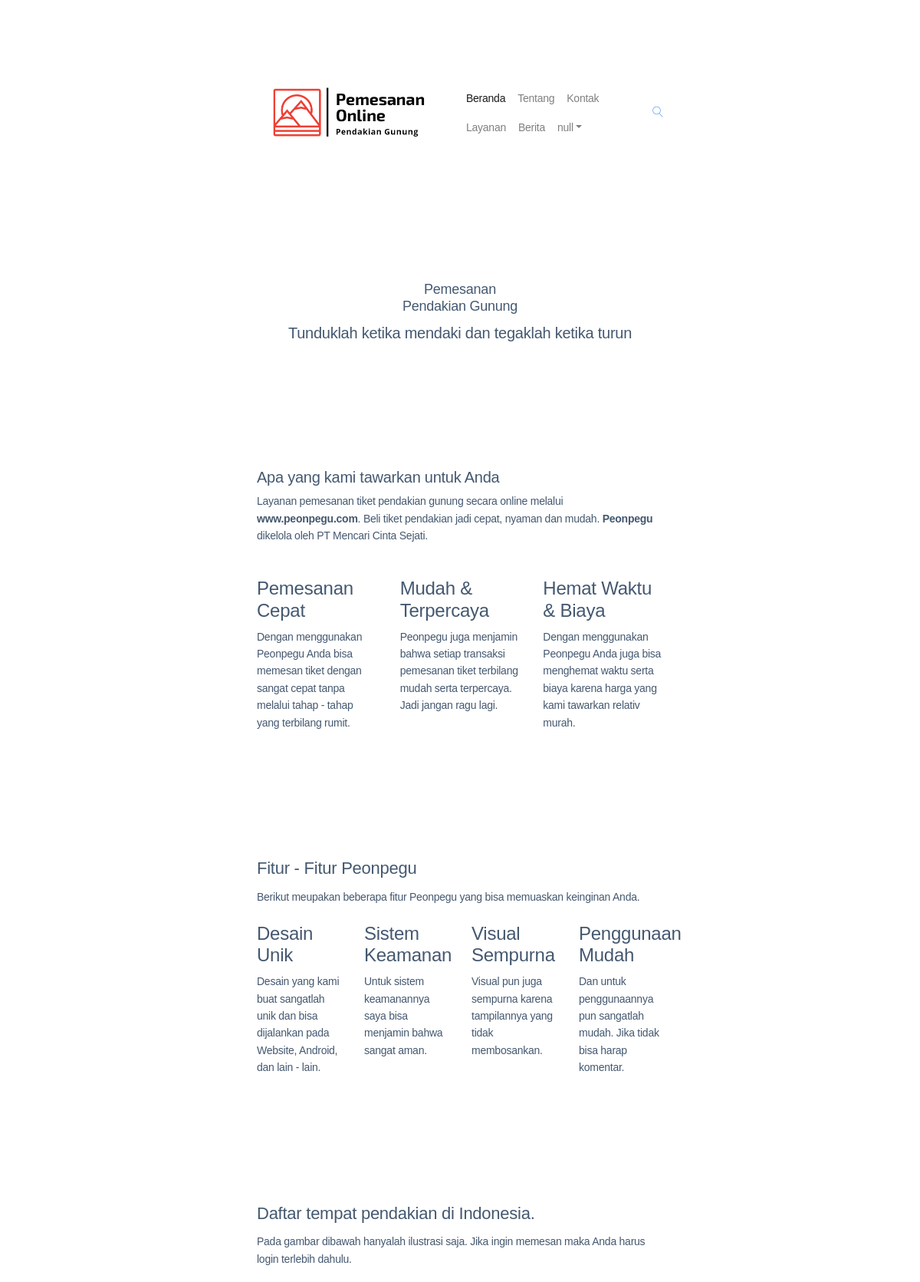
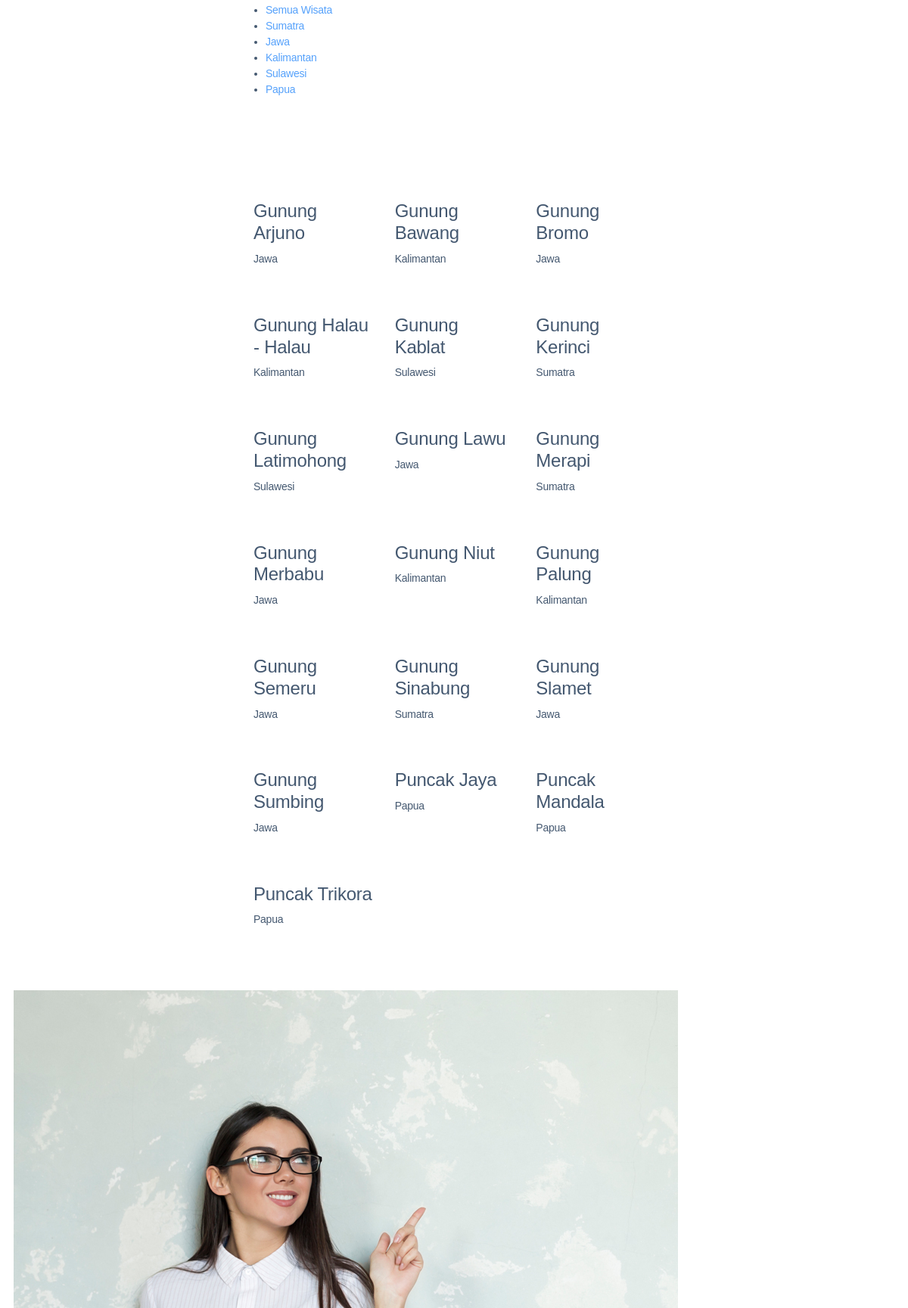
The page /User/index.php (upper part) on the database its author committed (2 pictures, top to bottom).
### tables this page shows
CREATE TABLE `tb_kategori` (
  `id_kategori` int(11) NOT NULL,
  `nama_kategori` varchar(50) DEFAULT NULL,
  `created` datetime DEFAULT NULL,
  `modified` datetime DEFAULT NULL
);

CREATE TABLE `tb_wisata` (
  `id_wisata` int(11) NOT NULL,
  `id_kategori` int(11) DEFAULT NULL,
  `nama_wisata` varchar(50) DEFAULT NULL,
  `alamat` text DEFAULT NULL,
  `ket_singkat` text DEFAULT NULL,
  `ket_lengkap` text DEFAULT NULL,
  `harga` int(11) DEFAULT NULL,
  `stok` int(11) DEFAULT NULL,
  `gambar` varchar(250) DEFAULT NULL,
  `created` datetime DEFAULT NULL,
  `modified` datetime DEFAULT NULL
);

### User/index.php (the view, shortened to what this page needs)
<?php
include '../koneksi.php';
?>
<!DOCTYPE html>
<html lang="en">
<head>
    <link rel="stylesheet" href="../assets/dist-2/css/bootstrap.css">
    <link rel="stylesheet" href="../assets/dist-2/vendors/linericon/style.css">
    <link rel="stylesheet" href="../assets/dist-2/css/font-awesome.min.css">
    <link rel="stylesheet" href="../assets/dist-2/vendors/owl-carousel/owl.carousel.min.css">
    <link rel="stylesheet" href="../assets/dist-2/vendors/lightbox/simpleLightbox.css">
    <link rel="stylesheet" href="../assets/dist-2/vendors/nice-select/css/nice-select.css">
    <link rel="stylesheet" href="../assets/dist-2/vendors/animate-css/animate.css">
    <link rel="stylesheet" href="../assets/dist-2/css/style.css">
    <link rel="stylesheet" href="../assets/dist-2/css/responsive.css">
</head>
<body>
    <header class="header_area">
        <div class="main_menu">
            <nav class="navbar navbar-expand-lg navbar-light">
                <div class="container box_1620">
                    <a class="navbar-brand logo_h" href="index"><img src="../assets/images/logo-home.png" alt="" style="width: 249px;"></a>
                    <div class="collapse navbar-collapse offset" id="navbarSupportedContent">
                        <ul class="nav navbar-nav menu_nav ml-auto">
                            <li class="nav-item active"><a class="nav-link" href="index">Beranda</a></li>
                            <li class="nav-item"><a class="nav-link" href="tentang">Tentang</a></li>
                            <li class="nav-item"><a class="nav-link" href="kontak">Kontak</a></li>
                            <li class="nav-item"><a class="nav-link" href="layanan">Layanan</a></li>
                            <li class="nav-item"><a class="nav-link" href="berita">Berita</a></li>
                            <li class="nav-item submenu dropdown">
                                <a href="#" class="nav-link dropdown-toggle" data-toggle="dropdown" role="button" aria-haspopup="true" aria-expanded="false"><script type="text/javascript">document.write(tampil2)</script></a>
                            </li>
                        </ul>
                        <ul class="nav navbar-nav navbar-right">
                            <li class="nav-item"><a href="#" class="search"><i class="lnr lnr-magnifier"></i></a></li>
                        </ul>
                    </div>
                </div>
            </nav>
        </div>
    </header>
    <section class="home_banner_area">
        <div class="banner_inner d-flex align-items-center">
            <div class="overlay bg-parallax" data-stellar-ratio="0.9" data-stellar-vertical-offset="0" data-background=""></div>
            <div class="container">
                <div class="banner_content text-center">
                    <h3>Pemesanan<br>Pendakian Gunung</h3>
                    <h5>Tunduklah ketika mendaki dan tegaklah ketika turun</h5>
                </div>
            </div>
        </div>
    </section>
    <section class="offer_area p_120">
        <div class="container">
            <div class="offer_title">
                <h5>Apa yang kami tawarkan untuk Anda</h5>
                <p>Layanan pemesanan tiket pendakian gunung secara online melalui <b>www.peonpegu.com</b>. Beli tiket pendakian jadi cepat, nyaman dan mudah. <b>Peonpegu</b> dikelola oleh PT Mencari Cinta Sejati.</p>
            </div>
            <div class="row offer_inner">
                <div class="col-lg-4">
                    <div class="offer_item">
                        <div class="offer_text">
                            <h4>Pemesanan Cepat</h4>
                            <p>Dengan menggunakan Peonpegu Anda bisa memesan tiket dengan sangat cepat tanpa melalui tahap - tahap yang terbilang rumit.</p>
                        </div>
                    </div>
                </div>
                <div class="col-lg-4">
                    <div class="offer_item">
                        <div class="offer_text">
                            <h4>Mudah & Terpercaya</h4>
                            <p>Peonpegu juga menjamin bahwa setiap transaksi pemesanan tiket terbilang mudah serta terpercaya. Jadi jangan ragu lagi.</p>
                        </div>
                    </div>
                </div>
                <div class="col-lg-4">
                    <div class="offer_item">
                        <div class="offer_text">
                            <h4>Hemat Waktu & Biaya</h4>
                            <p>Dengan menggunakan Peonpegu Anda juga bisa menghemat waktu serta biaya karena harga yang kami tawarkan relativ murah.</p>
                        </div>
                    </div>
                </div>
            </div>
        </div>
    </section>
    <section class="feature_area p_120">
        <div class="container">
            <div class="main_title">
                <h2>Fitur - Fitur Peonpegu</h2>
                <p>Berikut meupakan beberapa fitur Peonpegu yang bisa memuaskan keinginan Anda.</p>
            </div>
            <div class="row feature_inner">
                <div class="col-lg-3 col-sm-6">
                    <div class="feature_item">
                        <h4>Desain Unik</h4>
                        <p>Desain yang kami buat sangatlah unik dan bisa dijalankan pada Website, Android, dan lain - lain.</p>
                    </div>
                </div>
                <div class="col-lg-3 col-sm-6">
                    <div class="feature_item">
                        <h4>Sistem Keamanan</h4>
                        <p>Untuk sistem keamanannya saya bisa menjamin bahwa sangat aman.</p>
                    </div>
                </div>
                <div class="col-lg-3 col-sm-6">
                    <div class="feature_item">
                        <h4>Visual Sempurna</h4>
                        <p>Visual pun juga sempurna karena tampilannya yang tidak membosankan.</p>
                    </div>
                </div>
                <div class="col-lg-3 col-sm-6">
                    <div class="feature_item">
                        <h4>Penggunaan Mudah</h4>
                        <p>Dan untuk penggunaannya pun sangatlah mudah. Jika tidak bisa harap komentar.</p>
                    </div>
                </div>
            </div>
        </div>
    </section>
    <section class="home_gallery_area p_120">
        <div class="container">
            <div class="main_title">
                <h2>Daftar tempat pendakian di Indonesia.</h2>
                <p>Pada gambar dibawah hanyalah ilustrasi saja. Jika ingin memesan maka Anda harus login terlebih dahulu.</p>
            </div>
            <div class="isotope_fillter">
                <ul class="gallery_filter list">
                    <li class="active" data-filter="*"><a href="#">Semua Wisata</a></li>
                    <?php
                    $sql = mysqli_query($conn, "SELECT * FROM tb_kategori");
                    while($data = mysqli_fetch_array($sql)) {
                        ?>
                        <li data-filter=".<?php echo $data['nama_kategori'];?>"><a href="#"><?php echo $data['nama_kategori'];?></a></li>
                    <?php } ?>
                </ul>
            </div>
        </div>
        <div class="container">
            <div class="gallery_f_inner row imageGallery1">
                <?php
                $query = mysqli_query($conn, "SELECT w.nama_wisata, w.id_wisata, w.gambar, k.nama_kategori FROM tb_wisata w INNER JOIN tb_kategori k ON w.id_kategori = k.id_kategori ORDER BY w.nama_wisata ASC");
                while($row = mysqli_fetch_array($query)) { ?>
                    <div class="col-lg-4 col-md-4 col-sm-6 <?php echo $row['nama_kategori'];?>">
                        <div class="h_gallery_item">
                            <div class="g_img_item">
                                <a class="light" href="../assets/images/gunung/<?php echo $row['gambar'];?>"><img src="../assets/dist-2/img/gallery/icon.png" alt=""></a>
                            </div>
                            <div class="g_item_text">
                                <h4><?php echo $row['nama_wisata'];?></h4>
                                <p><?php echo $row['nama_kategori'];?></p>
                            </div>
                        </div>
                    </div>
                <?php } ?>
            </div>
        </div>
    </section>
    <section class="home_contact_area">
        <div class="left_img">
            <img src="../assets/dist-2/img/left-img.jpg" alt="">
        </div>
    </section>
</body>
</html>

### assets/dist-2/css/responsive.css (style rules this page uses)
@media (max-width:1619px) { .header_area .navbar .search { margin-left: 40px; } }

### User/index.php (style rules this page uses)
.home_banner_area .banner_inner .overlay { background: url('../assets/images/bg.jpeg') no-repeat scroll center center; position: absolute; left: 0; right: 0; top: 0; height: 121%; bottom: 0; z-index: -1; }

### rows shown on the page
tb_kategori: nama_kategori "Sumatra"
tb_kategori: nama_kategori "Jawa"
tb_kategori: nama_kategori "Kalimantan"
tb_kategori: nama_kategori "Sulawesi"
tb_kategori: nama_kategori "Papua"
tb_wisata: nama_wisata "Gunung Arjuno", id_kategori.nama_kategori "Jawa"
tb_wisata: nama_wisata "Gunung Bawang", id_kategori.nama_kategori "Kalimantan"
tb_wisata: nama_wisata "Gunung Bromo", id_kategori.nama_kategori "Jawa"
tb_wisata: nama_wisata "Gunung Halau - Halau", id_kategori.nama_kategori "Kalimantan"
tb_wisata: nama_wisata "Gunung Kablat", id_kategori.nama_kategori "Sulawesi"
tb_wisata: nama_wisata "Gunung Kerinci", id_kategori.nama_kategori "Sumatra"
tb_wisata: nama_wisata "Gunung Latimohong", id_kategori.nama_kategori "Sulawesi"
tb_wisata: nama_wisata "Gunung Lawu", id_kategori.nama_kategori "Jawa"
tb_wisata: nama_wisata "Gunung Merapi", id_kategori.nama_kategori "Sumatra"
tb_wisata: nama_wisata "Gunung Merbabu", id_kategori.nama_kategori "Jawa"
tb_wisata: nama_wisata "Gunung Niut", id_kategori.nama_kategori "Kalimantan"
tb_wisata: nama_wisata "Gunung Palung", id_kategori.nama_kategori "Kalimantan"
tb_wisata: nama_wisata "Gunung Semeru", id_kategori.nama_kategori "Jawa"
tb_wisata: nama_wisata "Gunung Sinabung", id_kategori.nama_kategori "Sumatra"
tb_wisata: nama_wisata "Gunung Slamet", id_kategori.nama_kategori "Jawa"
tb_wisata: nama_wisata "Gunung Sumbing", id_kategori.nama_kategori "Jawa"
tb_wisata: nama_wisata "Puncak Jaya", id_kategori.nama_kategori "Papua"
tb_wisata: nama_wisata "Puncak Mandala", id_kategori.nama_kategori "Papua"
tb_wisata: nama_wisata "Puncak Trikora", id_kategori.nama_kategori "Papua"
